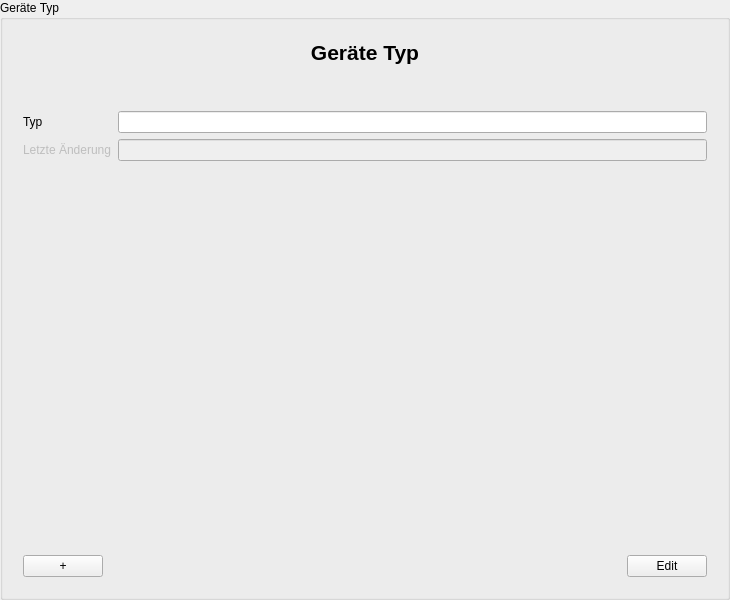
<?xml version="1.0" encoding="UTF-8"?>
<ui version="4.0">
 <class>DeviceTypeInputArea</class>
 <widget class="QGroupBox" name="DeviceTypeInputArea">
  <property name="geometry">
   <rect>
    <x>0</x>
    <y>0</y>
    <width>730</width>
    <height>600</height>
   </rect>
  </property>
  <property name="windowTitle">
   <string>Geräte Typ</string>
  </property>
  <property name="accessibleName">
   <string>ChipCardInputDialog</string>
  </property>
  <property name="title">
   <string>Geräte Typ</string>
  </property>
  <layout class="QGridLayout" name="gridLayout_3">
   <item row="0" column="0">
    <widget class="QWidget" name="GroupBox" native="true">
     <layout class="QVBoxLayout" name="verticalLayout_3">
      <item>
       <layout class="QVBoxLayout" name="verticalLayout">
        <item>
         <widget class="QLabel" name="label_Header">
          <property name="font">
           <font>
            <pointsize>16</pointsize>
            <weight>75</weight>
            <bold>true</bold>
           </font>
          </property>
          <property name="text">
           <string>Geräte Typ</string>
          </property>
          <property name="alignment">
           <set>Qt::AlignCenter</set>
          </property>
         </widget>
        </item>
       </layout>
      </item>
      <item>
       <spacer name="verticalSpacer_2">
        <property name="orientation">
         <enum>Qt::Vertical</enum>
        </property>
        <property name="sizeType">
         <enum>QSizePolicy::Preferred</enum>
        </property>
        <property name="sizeHint" stdset="0">
         <size>
          <width>20</width>
          <height>40</height>
         </size>
        </property>
       </spacer>
      </item>
      <item>
       <layout class="QFormLayout" name="formLayout">
        <item row="0" column="0">
         <widget class="QLabel" name="nameLabel">
          <property name="text">
           <string>Typ</string>
          </property>
          <property name="buddy">
           <cstring>nameLineEdit</cstring>
          </property>
         </widget>
        </item>
        <item row="0" column="1">
         <widget class="QLineEdit" name="nameLineEdit"/>
        </item>
        <item row="1" column="0">
         <widget class="QLabel" name="lastUpdateLabel">
          <property name="enabled">
           <bool>false</bool>
          </property>
          <property name="text">
           <string>Letzte Änderung</string>
          </property>
          <property name="buddy">
           <cstring>lastUpdateLineEdit</cstring>
          </property>
         </widget>
        </item>
        <item row="1" column="1">
         <widget class="QLineEdit" name="lastUpdateLineEdit">
          <property name="enabled">
           <bool>false</bool>
          </property>
         </widget>
        </item>
       </layout>
      </item>
      <item>
       <spacer name="verticalSpacer">
        <property name="orientation">
         <enum>Qt::Vertical</enum>
        </property>
        <property name="sizeHint" stdset="0">
         <size>
          <width>20</width>
          <height>40</height>
         </size>
        </property>
       </spacer>
      </item>
      <item>
       <layout class="QHBoxLayout" name="horizontalLayout">
        <item>
         <widget class="QPushButton" name="pushButton_Add">
          <property name="text">
           <string>+</string>
          </property>
         </widget>
        </item>
        <item>
         <spacer name="horizontalSpacer">
          <property name="orientation">
           <enum>Qt::Horizontal</enum>
          </property>
          <property name="sizeHint" stdset="0">
           <size>
            <width>40</width>
            <height>20</height>
           </size>
          </property>
         </spacer>
        </item>
        <item>
         <widget class="QPushButton" name="pushButton_EditFinish">
          <property name="text">
           <string>Edit</string>
          </property>
         </widget>
        </item>
       </layout>
      </item>
     </layout>
    </widget>
   </item>
  </layout>
 </widget>
 <tabstops>
  <tabstop>nameLineEdit</tabstop>
  <tabstop>lastUpdateLineEdit</tabstop>
  <tabstop>pushButton_Add</tabstop>
  <tabstop>pushButton_EditFinish</tabstop>
 </tabstops>
 <resources/>
 <connections/>
</ui>
